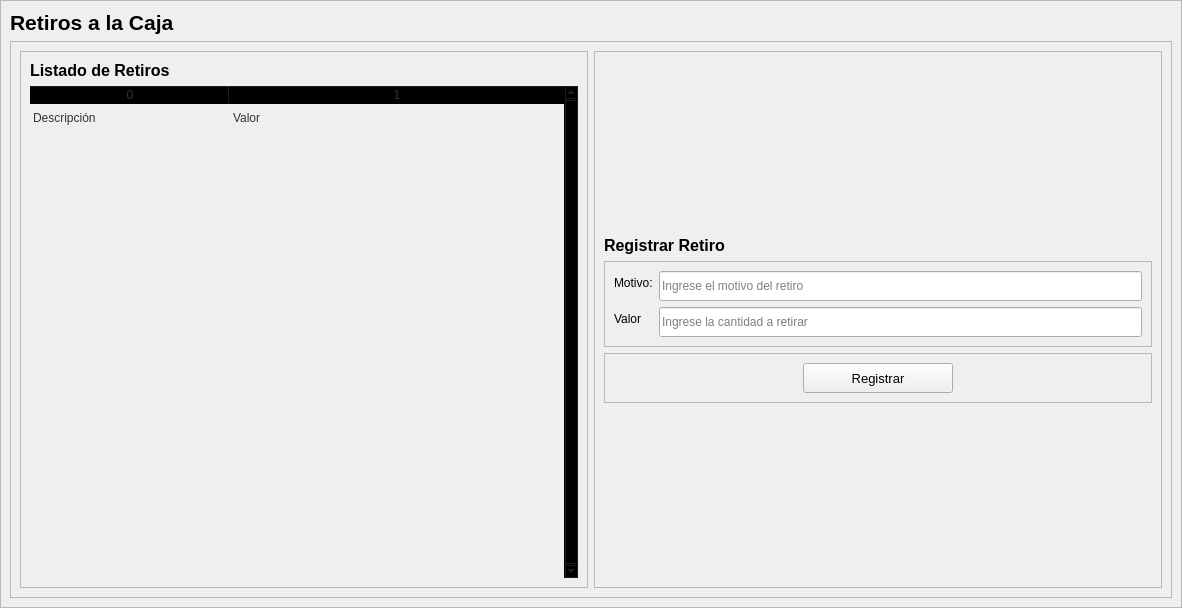
<?xml version="1.0" encoding="UTF-8"?>
<ui version="4.0">
 <class>gastos</class>
 <widget class="QWidget" name="gastos">
  <property name="geometry">
   <rect>
    <x>0</x>
    <y>0</y>
    <width>1182</width>
    <height>608</height>
   </rect>
  </property>
  <property name="windowTitle">
   <string>Form</string>
  </property>
  <property name="styleSheet">
   <string notr="true"/>
  </property>
  <layout class="QVBoxLayout" name="verticalLayout">
   <property name="spacing">
    <number>0</number>
   </property>
   <property name="leftMargin">
    <number>0</number>
   </property>
   <property name="topMargin">
    <number>0</number>
   </property>
   <property name="rightMargin">
    <number>0</number>
   </property>
   <property name="bottomMargin">
    <number>0</number>
   </property>
   <item>
    <widget class="QFrame" name="frame">
     <property name="frameShape">
      <enum>QFrame::StyledPanel</enum>
     </property>
     <property name="frameShadow">
      <enum>QFrame::Raised</enum>
     </property>
     <layout class="QVBoxLayout" name="verticalLayout_2">
      <item>
       <widget class="QLabel" name="label">
        <property name="font">
         <font>
          <pointsize>10</pointsize>
          <italic>false</italic>
          <bold>false</bold>
         </font>
        </property>
        <property name="text">
         <string>&lt;html&gt;&lt;head/&gt;&lt;body&gt;&lt;p&gt;&lt;span style=&quot; font-size:16pt; font-weight:700;&quot;&gt;Retiros a la Caja&lt;/span&gt;&lt;/p&gt;&lt;/body&gt;&lt;/html&gt;</string>
        </property>
       </widget>
      </item>
      <item>
       <widget class="QFrame" name="frame_21">
        <property name="frameShape">
         <enum>QFrame::StyledPanel</enum>
        </property>
        <property name="frameShadow">
         <enum>QFrame::Raised</enum>
        </property>
        <layout class="QHBoxLayout" name="horizontalLayout_12">
         <item>
          <widget class="QFrame" name="frame_20">
           <property name="frameShape">
            <enum>QFrame::StyledPanel</enum>
           </property>
           <property name="frameShadow">
            <enum>QFrame::Raised</enum>
           </property>
           <layout class="QVBoxLayout" name="verticalLayout_24">
            <item>
             <widget class="QLabel" name="label_18">
              <property name="font">
               <font>
                <pointsize>10</pointsize>
                <italic>false</italic>
                <bold>false</bold>
               </font>
              </property>
              <property name="text">
               <string>&lt;html&gt;&lt;head/&gt;&lt;body&gt;&lt;p&gt;&lt;span style=&quot; font-size:12pt; font-weight:700;&quot;&gt;Listado de Retiros&lt;/span&gt;&lt;/p&gt;&lt;/body&gt;&lt;/html&gt;</string>
              </property>
             </widget>
            </item>
            <item>
             <widget class="QTableWidget" name="tableGastos">
              <property name="sizePolicy">
               <sizepolicy hsizetype="Expanding" vsizetype="Expanding">
                <horstretch>0</horstretch>
                <verstretch>0</verstretch>
               </sizepolicy>
              </property>
              <property name="palette">
               <palette>
                <active>
                 <colorrole role="WindowText">
                  <brush brushstyle="SolidPattern">
                   <color alpha="255">
                    <red>51</red>
                    <green>51</green>
                    <blue>51</blue>
                   </color>
                  </brush>
                 </colorrole>
                 <colorrole role="Button">
                  <brush brushstyle="SolidPattern">
                   <color alpha="0">
                    <red>0</red>
                    <green>0</green>
                    <blue>0</blue>
                   </color>
                  </brush>
                 </colorrole>
                 <colorrole role="Text">
                  <brush brushstyle="SolidPattern">
                   <color alpha="255">
                    <red>51</red>
                    <green>51</green>
                    <blue>51</blue>
                   </color>
                  </brush>
                 </colorrole>
                 <colorrole role="ButtonText">
                  <brush brushstyle="SolidPattern">
                   <color alpha="255">
                    <red>51</red>
                    <green>51</green>
                    <blue>51</blue>
                   </color>
                  </brush>
                 </colorrole>
                 <colorrole role="Base">
                  <brush brushstyle="NoBrush">
                   <color alpha="255">
                    <red>0</red>
                    <green>0</green>
                    <blue>0</blue>
                   </color>
                  </brush>
                 </colorrole>
                 <colorrole role="Window">
                  <brush brushstyle="SolidPattern">
                   <color alpha="0">
                    <red>0</red>
                    <green>0</green>
                    <blue>0</blue>
                   </color>
                  </brush>
                 </colorrole>
                 <colorrole role="PlaceholderText">
                  <brush brushstyle="SolidPattern">
                   <color alpha="255">
                    <red>51</red>
                    <green>51</green>
                    <blue>51</blue>
                   </color>
                  </brush>
                 </colorrole>
                </active>
                <inactive>
                 <colorrole role="WindowText">
                  <brush brushstyle="SolidPattern">
                   <color alpha="255">
                    <red>51</red>
                    <green>51</green>
                    <blue>51</blue>
                   </color>
                  </brush>
                 </colorrole>
                 <colorrole role="Button">
                  <brush brushstyle="SolidPattern">
                   <color alpha="0">
                    <red>0</red>
                    <green>0</green>
                    <blue>0</blue>
                   </color>
                  </brush>
                 </colorrole>
                 <colorrole role="Text">
                  <brush brushstyle="SolidPattern">
                   <color alpha="255">
                    <red>51</red>
                    <green>51</green>
                    <blue>51</blue>
                   </color>
                  </brush>
                 </colorrole>
                 <colorrole role="ButtonText">
                  <brush brushstyle="SolidPattern">
                   <color alpha="255">
                    <red>51</red>
                    <green>51</green>
                    <blue>51</blue>
                   </color>
                  </brush>
                 </colorrole>
                 <colorrole role="Base">
                  <brush brushstyle="NoBrush">
                   <color alpha="255">
                    <red>0</red>
                    <green>0</green>
                    <blue>0</blue>
                   </color>
                  </brush>
                 </colorrole>
                 <colorrole role="Window">
                  <brush brushstyle="SolidPattern">
                   <color alpha="0">
                    <red>0</red>
                    <green>0</green>
                    <blue>0</blue>
                   </color>
                  </brush>
                 </colorrole>
                 <colorrole role="PlaceholderText">
                  <brush brushstyle="SolidPattern">
                   <color alpha="255">
                    <red>51</red>
                    <green>51</green>
                    <blue>51</blue>
                   </color>
                  </brush>
                 </colorrole>
                </inactive>
                <disabled>
                 <colorrole role="WindowText">
                  <brush brushstyle="SolidPattern">
                   <color alpha="255">
                    <red>51</red>
                    <green>51</green>
                    <blue>51</blue>
                   </color>
                  </brush>
                 </colorrole>
                 <colorrole role="Button">
                  <brush brushstyle="SolidPattern">
                   <color alpha="0">
                    <red>0</red>
                    <green>0</green>
                    <blue>0</blue>
                   </color>
                  </brush>
                 </colorrole>
                 <colorrole role="Text">
                  <brush brushstyle="SolidPattern">
                   <color alpha="255">
                    <red>51</red>
                    <green>51</green>
                    <blue>51</blue>
                   </color>
                  </brush>
                 </colorrole>
                 <colorrole role="ButtonText">
                  <brush brushstyle="SolidPattern">
                   <color alpha="255">
                    <red>51</red>
                    <green>51</green>
                    <blue>51</blue>
                   </color>
                  </brush>
                 </colorrole>
                 <colorrole role="Base">
                  <brush brushstyle="NoBrush">
                   <color alpha="255">
                    <red>0</red>
                    <green>0</green>
                    <blue>0</blue>
                   </color>
                  </brush>
                 </colorrole>
                 <colorrole role="Window">
                  <brush brushstyle="SolidPattern">
                   <color alpha="0">
                    <red>0</red>
                    <green>0</green>
                    <blue>0</blue>
                   </color>
                  </brush>
                 </colorrole>
                 <colorrole role="PlaceholderText">
                  <brush brushstyle="SolidPattern">
                   <color alpha="255">
                    <red>51</red>
                    <green>51</green>
                    <blue>51</blue>
                   </color>
                  </brush>
                 </colorrole>
                </disabled>
               </palette>
              </property>
              <property name="frameShape">
               <enum>QFrame::NoFrame</enum>
              </property>
              <property name="verticalScrollBarPolicy">
               <enum>Qt::ScrollBarAlwaysOn</enum>
              </property>
              <property name="sizeAdjustPolicy">
               <enum>QAbstractScrollArea::AdjustToContents</enum>
              </property>
              <property name="editTriggers">
               <set>QAbstractItemView::NoEditTriggers</set>
              </property>
              <property name="selectionMode">
               <enum>QAbstractItemView::SingleSelection</enum>
              </property>
              <property name="selectionBehavior">
               <enum>QAbstractItemView::SelectRows</enum>
              </property>
              <property name="showGrid">
               <bool>true</bool>
              </property>
              <property name="gridStyle">
               <enum>Qt::SolidLine</enum>
              </property>
              <property name="sortingEnabled">
               <bool>false</bool>
              </property>
              <attribute name="horizontalHeaderVisible">
               <bool>true</bool>
              </attribute>
              <attribute name="horizontalHeaderCascadingSectionResizes">
               <bool>true</bool>
              </attribute>
              <attribute name="horizontalHeaderDefaultSectionSize">
               <number>200</number>
              </attribute>
              <attribute name="horizontalHeaderStretchLastSection">
               <bool>true</bool>
              </attribute>
              <attribute name="verticalHeaderVisible">
               <bool>false</bool>
              </attribute>
              <attribute name="verticalHeaderCascadingSectionResizes">
               <bool>false</bool>
              </attribute>
              <attribute name="verticalHeaderHighlightSections">
               <bool>false</bool>
              </attribute>
              <attribute name="verticalHeaderStretchLastSection">
               <bool>false</bool>
              </attribute>
              <row>
               <property name="text">
                <string>New Row</string>
               </property>
               <property name="font">
                <font/>
               </property>
              </row>
              <row>
               <property name="text">
                <string>Nueva fila</string>
               </property>
              </row>
              <row>
               <property name="text">
                <string>Nueva fila</string>
               </property>
              </row>
              <row>
               <property name="text">
                <string>New Row</string>
               </property>
              </row>
              <row>
               <property name="text">
                <string>New Row</string>
               </property>
              </row>
              <row>
               <property name="text">
                <string>New Row</string>
               </property>
              </row>
              <row>
               <property name="text">
                <string>New Row</string>
               </property>
              </row>
              <row>
               <property name="text">
                <string>New Row</string>
               </property>
              </row>
              <row>
               <property name="text">
                <string>New Row</string>
               </property>
              </row>
              <row>
               <property name="text">
                <string>New Row</string>
               </property>
              </row>
              <row>
               <property name="text">
                <string>New Row</string>
               </property>
              </row>
              <row>
               <property name="text">
                <string>New Row</string>
               </property>
              </row>
              <column>
               <property name="text">
                <string>0</string>
               </property>
              </column>
              <column>
               <property name="text">
                <string>1</string>
               </property>
              </column>
              <item row="0" column="0">
               <property name="text">
                <string>Descripción</string>
               </property>
              </item>
              <item row="0" column="1">
               <property name="text">
                <string>Valor</string>
               </property>
              </item>
             </widget>
            </item>
           </layout>
          </widget>
         </item>
         <item>
          <widget class="QFrame" name="frame_19">
           <property name="frameShape">
            <enum>QFrame::StyledPanel</enum>
           </property>
           <property name="frameShadow">
            <enum>QFrame::Raised</enum>
           </property>
           <layout class="QVBoxLayout" name="verticalLayout_23">
            <item>
             <spacer name="verticalSpacer_5">
              <property name="orientation">
               <enum>Qt::Vertical</enum>
              </property>
              <property name="sizeHint" stdset="0">
               <size>
                <width>20</width>
                <height>40</height>
               </size>
              </property>
             </spacer>
            </item>
            <item>
             <widget class="QLabel" name="label_17">
              <property name="font">
               <font>
                <pointsize>10</pointsize>
                <italic>false</italic>
                <bold>false</bold>
               </font>
              </property>
              <property name="text">
               <string>&lt;html&gt;&lt;head/&gt;&lt;body&gt;&lt;p&gt;&lt;span style=&quot; font-size:12pt; font-weight:700;&quot;&gt;Registrar Retiro&lt;/span&gt;&lt;/p&gt;&lt;/body&gt;&lt;/html&gt;</string>
              </property>
             </widget>
            </item>
            <item>
             <widget class="QFrame" name="frame_18">
              <property name="frameShape">
               <enum>QFrame::StyledPanel</enum>
              </property>
              <property name="frameShadow">
               <enum>QFrame::Raised</enum>
              </property>
              <layout class="QFormLayout" name="formLayout_6">
               <item row="0" column="0">
                <widget class="QLabel" name="labelVersion_9">
                 <property name="lineWidth">
                  <number>1</number>
                 </property>
                 <property name="text">
                  <string>Motivo:</string>
                 </property>
                 <property name="alignment">
                  <set>Qt::AlignLeading|Qt::AlignLeft|Qt::AlignVCenter</set>
                 </property>
                </widget>
               </item>
               <item row="0" column="1">
                <widget class="QLineEdit" name="textDes">
                 <property name="minimumSize">
                  <size>
                   <width>0</width>
                   <height>30</height>
                  </size>
                 </property>
                 <property name="text">
                  <string/>
                 </property>
                 <property name="placeholderText">
                  <string>Ingrese el motivo del retiro</string>
                 </property>
                </widget>
               </item>
               <item row="1" column="0">
                <widget class="QLabel" name="labelVersion_8">
                 <property name="lineWidth">
                  <number>1</number>
                 </property>
                 <property name="text">
                  <string>Valor</string>
                 </property>
                 <property name="alignment">
                  <set>Qt::AlignLeading|Qt::AlignLeft|Qt::AlignVCenter</set>
                 </property>
                </widget>
               </item>
               <item row="1" column="1">
                <widget class="QLineEdit" name="textValor">
                 <property name="minimumSize">
                  <size>
                   <width>0</width>
                   <height>30</height>
                  </size>
                 </property>
                 <property name="text">
                  <string/>
                 </property>
                 <property name="placeholderText">
                  <string>Ingrese la cantidad a retirar</string>
                 </property>
                </widget>
               </item>
              </layout>
             </widget>
            </item>
            <item>
             <widget class="QFrame" name="frame_22">
              <property name="frameShape">
               <enum>QFrame::StyledPanel</enum>
              </property>
              <property name="frameShadow">
               <enum>QFrame::Raised</enum>
              </property>
              <layout class="QHBoxLayout" name="horizontalLayout_13">
               <item>
                <spacer name="horizontalSpacer_5">
                 <property name="orientation">
                  <enum>Qt::Horizontal</enum>
                 </property>
                 <property name="sizeHint" stdset="0">
                  <size>
                   <width>40</width>
                   <height>20</height>
                  </size>
                 </property>
                </spacer>
               </item>
               <item>
                <widget class="QPushButton" name="buttonReg">
                 <property name="minimumSize">
                  <size>
                   <width>150</width>
                   <height>30</height>
                  </size>
                 </property>
                 <property name="font">
                  <font>
                   <pointsize>10</pointsize>
                   <italic>false</italic>
                   <bold>false</bold>
                  </font>
                 </property>
                 <property name="cursor">
                  <cursorShape>PointingHandCursor</cursorShape>
                 </property>
                 <property name="text">
                  <string>Registrar</string>
                 </property>
                 <property name="icon">
                  <iconset resource="../../resources.qrc">
                   <normaloff>:/icons/images/icons/cil-data-transfer-down.png</normaloff>:/icons/images/icons/cil-data-transfer-down.png</iconset>
                 </property>
                </widget>
               </item>
               <item>
                <spacer name="horizontalSpacer_6">
                 <property name="orientation">
                  <enum>Qt::Horizontal</enum>
                 </property>
                 <property name="sizeHint" stdset="0">
                  <size>
                   <width>40</width>
                   <height>20</height>
                  </size>
                 </property>
                </spacer>
               </item>
              </layout>
             </widget>
            </item>
            <item>
             <spacer name="verticalSpacer_6">
              <property name="orientation">
               <enum>Qt::Vertical</enum>
              </property>
              <property name="sizeHint" stdset="0">
               <size>
                <width>20</width>
                <height>40</height>
               </size>
              </property>
             </spacer>
            </item>
           </layout>
          </widget>
         </item>
        </layout>
       </widget>
      </item>
     </layout>
    </widget>
   </item>
  </layout>
 </widget>
 <resources>
  <include location="../../resources.qrc"/>
 </resources>
 <connections/>
</ui>
